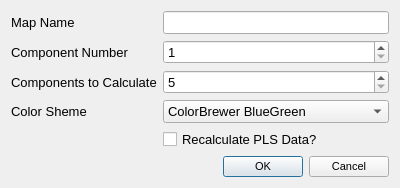
<?xml version="1.0" encoding="UTF-8"?>
<ui version="4.0">
 <class>PLSDialog</class>
 <widget class="QDialog" name="PLSDialog">
  <property name="geometry">
   <rect>
    <x>0</x>
    <y>0</y>
    <width>400</width>
    <height>168</height>
   </rect>
  </property>
  <property name="font">
   <font>
    <pointsize>10</pointsize>
   </font>
  </property>
  <property name="windowTitle">
   <string>Partial Least Squares Image</string>
  </property>
  <layout class="QFormLayout" name="formLayout">
   <item row="0" column="0">
    <widget class="QLabel" name="label">
     <property name="text">
      <string>Map Name</string>
     </property>
    </widget>
   </item>
   <item row="0" column="1">
    <widget class="QLineEdit" name="nameLineEdit"/>
   </item>
   <item row="1" column="0">
    <widget class="QLabel" name="label_2">
     <property name="text">
      <string>Component Number</string>
     </property>
    </widget>
   </item>
   <item row="1" column="1">
    <widget class="QSpinBox" name="componentSpinBox">
     <property name="minimum">
      <number>1</number>
     </property>
     <property name="maximum">
      <number>50</number>
     </property>
    </widget>
   </item>
   <item row="2" column="0">
    <widget class="QLabel" name="label_4">
     <property name="text">
      <string>Components to Calculate</string>
     </property>
    </widget>
   </item>
   <item row="2" column="1">
    <widget class="QSpinBox" name="componentsToCalculatespinBox">
     <property name="minimum">
      <number>5</number>
     </property>
    </widget>
   </item>
   <item row="3" column="0">
    <widget class="QLabel" name="label_3">
     <property name="text">
      <string>Color Sheme</string>
     </property>
    </widget>
   </item>
   <item row="3" column="1">
    <widget class="QComboBox" name="gradientComboBox">
     <property name="toolTip">
      <string>An asterix by the color scheme name indicates a divergent color scheme particularly suited for this kind of map.</string>
     </property>
     <property name="currentIndex">
      <number>0</number>
     </property>
     <item>
      <property name="text">
       <string>ColorBrewer BlueGreen</string>
      </property>
     </item>
     <item>
      <property name="text">
       <string>ColorBrewer BluePurple</string>
      </property>
     </item>
     <item>
      <property name="text">
       <string>ColorBrewer GreenBlue</string>
      </property>
     </item>
     <item>
      <property name="text">
       <string>ColorBrewer OrangeRed</string>
      </property>
     </item>
     <item>
      <property name="text">
       <string>ColorBrewer PurpleBlue</string>
      </property>
     </item>
     <item>
      <property name="text">
       <string>ColorBrewer PurpleBlueGreen</string>
      </property>
     </item>
     <item>
      <property name="text">
       <string>ColorBrewer PurpleRed</string>
      </property>
     </item>
     <item>
      <property name="text">
       <string>ColorBrewer RedPurple</string>
      </property>
     </item>
     <item>
      <property name="text">
       <string>ColorBrewer YellowGreen</string>
      </property>
     </item>
     <item>
      <property name="text">
       <string>ColorBrewer YellowGreenBlue</string>
      </property>
     </item>
     <item>
      <property name="text">
       <string>ColorBrewer YellowOrangeBrown</string>
      </property>
     </item>
     <item>
      <property name="text">
       <string>ColorBrewer YellowOrangeRed</string>
      </property>
     </item>
     <item>
      <property name="text">
       <string>ColorBrewer Blues</string>
      </property>
     </item>
     <item>
      <property name="text">
       <string>ColorBrewer Greens</string>
      </property>
     </item>
     <item>
      <property name="text">
       <string>ColorBrewer Oranges</string>
      </property>
     </item>
     <item>
      <property name="text">
       <string>ColorBrewer Purples</string>
      </property>
     </item>
     <item>
      <property name="text">
       <string>ColorBrewer Reds</string>
      </property>
     </item>
     <item>
      <property name="text">
       <string>ColorBrewer Grayscale</string>
      </property>
     </item>
     <item>
      <property name="text">
       <string>QCustomPlot Grayscale</string>
      </property>
     </item>
     <item>
      <property name="text">
       <string>QCustomPlot Night</string>
      </property>
     </item>
     <item>
      <property name="text">
       <string>QCustomPlot Candy</string>
      </property>
     </item>
     <item>
      <property name="text">
       <string>QCustomPlot Ion</string>
      </property>
     </item>
     <item>
      <property name="text">
       <string>QCustomPlot Thermal</string>
      </property>
     </item>
     <item>
      <property name="text">
       <string>↔ QCustomPlot Polar</string>
      </property>
     </item>
     <item>
      <property name="text">
       <string>↔ QCustomPlot Spectrum</string>
      </property>
     </item>
     <item>
      <property name="text">
       <string>QCustomPlot Jet</string>
      </property>
     </item>
     <item>
      <property name="text">
       <string>QCustomPlot Hues</string>
      </property>
     </item>
     <item>
      <property name="text">
       <string>QCustomPlot Hot</string>
      </property>
     </item>
     <item>
      <property name="text">
       <string>QCustomPlot Cold</string>
      </property>
     </item>
     <item>
      <property name="text">
       <string>↔ ColorBrewer BrownBlueGreen </string>
      </property>
     </item>
     <item>
      <property name="text">
       <string>↔ ColorBrewer PinkYellowGreen</string>
      </property>
     </item>
     <item>
      <property name="text">
       <string>↔ ColorBrewer PurpleGreen</string>
      </property>
     </item>
     <item>
      <property name="text">
       <string>↔ ColorBrewer PurpleOrange</string>
      </property>
     </item>
     <item>
      <property name="text">
       <string>↔ ColorBrewer RedBlue</string>
      </property>
     </item>
     <item>
      <property name="text">
       <string>↔ ColorBrewer RedGray</string>
      </property>
     </item>
     <item>
      <property name="text">
       <string>↔ ColorBrewer RedYellowBlue</string>
      </property>
     </item>
     <item>
      <property name="text">
       <string>↔ ColorBrewer RedYellowGreen</string>
      </property>
     </item>
     <item>
      <property name="text">
       <string>↔ ColorBrewer Spectral</string>
      </property>
     </item>
     <item>
      <property name="text">
       <string>↔ Vespucci Spectral</string>
      </property>
     </item>
    </widget>
   </item>
   <item row="4" column="1">
    <widget class="QCheckBox" name="recalculateCheckBox">
     <property name="text">
      <string>Recalculate PLS Data?</string>
     </property>
    </widget>
   </item>
   <item row="5" column="1">
    <widget class="QDialogButtonBox" name="buttonBox">
     <property name="font">
      <font>
       <pointsize>8</pointsize>
      </font>
     </property>
     <property name="orientation">
      <enum>Qt::Horizontal</enum>
     </property>
     <property name="standardButtons">
      <set>QDialogButtonBox::Cancel|QDialogButtonBox::Ok</set>
     </property>
    </widget>
   </item>
  </layout>
 </widget>
 <resources/>
 <connections>
  <connection>
   <sender>buttonBox</sender>
   <signal>accepted()</signal>
   <receiver>PLSDialog</receiver>
   <slot>accept()</slot>
   <hints>
    <hint type="sourcelabel">
     <x>248</x>
     <y>254</y>
    </hint>
    <hint type="destinationlabel">
     <x>157</x>
     <y>274</y>
    </hint>
   </hints>
  </connection>
  <connection>
   <sender>buttonBox</sender>
   <signal>rejected()</signal>
   <receiver>PLSDialog</receiver>
   <slot>reject()</slot>
   <hints>
    <hint type="sourcelabel">
     <x>316</x>
     <y>260</y>
    </hint>
    <hint type="destinationlabel">
     <x>286</x>
     <y>274</y>
    </hint>
   </hints>
  </connection>
 </connections>
</ui>
